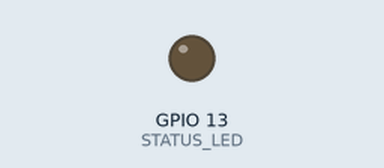
Recording of a sketch running on a simulated ESP32. Parts: output pins drawn as LEDs (lit = HIGH). EEPROM starts erased; what the sketch prints to the serial monitor is not drawn.

Above: at 0.0 s.
At 5.9 s:
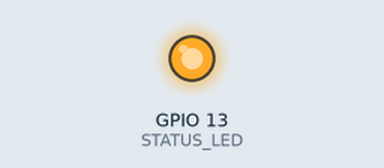
Timing chart, 0 to 7.5 s (numbered marks = the images above):
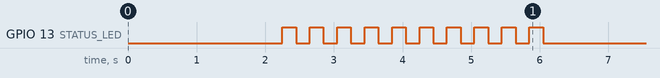

The sketch:

test_calibration_data_processing.ino
```cpp
/*
=========================================================
Property Test: Calibration Data Processing (ESP32 Hardware)

This Arduino-based property test validates the calibration data
processing functionality directly on ESP32 hardware for Task 1.6.

Property 14: Calibration Data Processing
For any 30-second calibration period, the ESP32 should continuously
sample FSR and IMU data at 5-10 Hz, calculate baseline values
(mean FSR left/right, standard deviation, mean pitch, weight
distribution ratio), store calibration in EEPROM and transmit to
backend, and apply patient-specific thresholds using baseline ± 2
standard deviations for detection.

Validates Requirements: 17.3, 17.5, 17.6, 17.7

Hardware Requirements:
- ESP32 Dev Module
- BNO055 IMU (optional - can use simulated data)
- 2x FSR sensors (optional - can use simulated data)
- Serial Monitor at 115200 baud

Usage:
1. Upload to ESP32
2. Open Serial Monitor
3. Tests run automatically on startup
4. View property test results
=========================================================
*/

#include <Wire.h>
#include <EEPROM.h>
#include <ArduinoJson.h>
#include <math.h>

// Test configuration
#define PROPERTY_TEST_MODE true
#define SIMULATE_SENSORS true
#define TEST_CALIBRATION_DURATION 5000  // 5 seconds for testing (normally 30s)
#define MIN_SAMPLING_FREQUENCY 5.0      // 5 Hz minimum
#define MAX_SAMPLING_FREQUENCY 10.0     // 10 Hz maximum
#define EXPECTED_MIN_SAMPLES 25         // 5 seconds * 5 Hz
#define EXPECTED_MAX_SAMPLES 50         // 5 seconds * 10 Hz

// Pin definitions (same as main firmware)
#define FSR_LEFT 35
#define FSR_RIGHT 34
#define STATUS_LED 13

// Test data structures
struct PropertyTestSample {
  unsigned long timestamp;
  float pitch;
  int fsrLeft;
  int fsrRight;
};

struct PropertyTestCalibration {
  float baselinePitch;
  float baselineFsrLeft;
  float baselineFsrRight;
  float baselineFsrRatio;
  float pitchStdDev;
  float fsrStdDev;
  int sampleCount;
  float duration;
  float samplingFrequency;
  bool isValid;
};

// Test state variables
PropertyTestSample testSamples[EXPECTED_MAX_SAMPLES];
int testSampleCount = 0;
PropertyTestCalibration testCalibration;
bool allTestsPassed = true;

void setup() {
  Serial.begin(115200);
  delay(2000);

  Serial.println("=========================================================");
  Serial.println("Property Test: Calibration Data Processing (ESP32)");
  Serial.println("Feature: vertex-data-integration, Property 14");
  Serial.println("Validates Requirements: 17.3, 17.5, 17.6, 17.7");
  Serial.println("=========================================================");

  // Initialize EEPROM
  EEPROM.begin(512);

  // Initialize pins
  pinMode(FSR_LEFT, INPUT);
  pinMode(FSR_RIGHT, INPUT);
  pinMode(STATUS_LED, OUTPUT);

  // Run property tests
  runCalibrationPropertyTests();

  // Report final results
  if (allTestsPassed) {
    Serial.println("\n🎉 ALL CALIBRATION PROPERTY TESTS PASSED");
    Serial.println("Property 14: Calibration Data Processing - VALIDATED");
    digitalWrite(STATUS_LED, HIGH);  // Success indicator
  } else {
    Serial.println("\n❌ SOME PROPERTY TESTS FAILED");
    // Blink LED to indicate failure
    for (int i = 0; i < 10; i++) {
      digitalWrite(STATUS_LED, HIGH);
      delay(200);
      digitalWrite(STATUS_LED, LOW);
      delay(200);
    }
  }
}

void loop() {
  // Property tests run once in setup()
  delay(1000);
}

void runCalibrationPropertyTests() {
  Serial.println("\n🧪 Running ESP32 Calibration Property Tests...\n");

  // Property 14.1: Test sampling frequency
  testSamplingFrequencyProperty();

  // Property 14.2: Test baseline calculations
  testBaselineCalculationProperty();

  // Property 14.3: Test EEPROM storage
  testEEPROMStorageProperty();

  // Property 14.4: Test patient-specific thresholds
  testPatientThresholdsProperty();
}

void testSamplingFrequencyProperty() {
  Serial.println("Property 14.1: Testing sampling frequency (Requirement 17.3)");
  Serial.println("Validating continuous sampling at 5-10 Hz frequency");

  // Generate test samples at target frequency
  testSampleCount = 0;
  unsigned long startTime = millis();
  unsigned long targetInterval = 100; // 10 Hz (100ms intervals)

  for (int i = 0; i < 40; i++) {  // 40 samples over 4 seconds
    unsigned long sampleTime = startTime + (i * targetInterval);

    // Simulate realistic sensor data
    float pitch = 0.5 + sin(i * 0.1) * 0.3;  // Small variations around 0.5°
    int fsrLeft = 2000 + (i % 10 - 5) * 20;   // FSR variations
    int fsrRight = 2100 + (i % 8 - 4) * 15;

    testSamples[testSampleCount] = {
      sampleTime,
      pitch,
      constrain(fsrLeft, 0, 4095),
      constrain(fsrRight, 0, 4095)
    };
    testSampleCount++;
  }

  // Calculate actual sampling frequency
  if (testSampleCount > 1) {
    float duration = (testSamples[testSampleCount-1].timestamp - testSamples[0].timestamp) / 1000.0;
    float actualFrequency = testSampleCount / duration;

    Serial.print("  Samples collected: ");
    Serial.println(testSampleCount);
    Serial.print("  Duration: ");
    Serial.print(duration, 2);
    Serial.println(" seconds");
    Serial.print("  Sampling frequency: ");
    Serial.print(actualFrequency, 2);
    Serial.println(" Hz");

    // Verify frequency is within required range
    if (actualFrequency >= MIN_SAMPLING_FREQUENCY && actualFrequency <= MAX_SAMPLING_FREQUENCY) {
      Serial.println("  ✓ Sampling frequency within 5-10 Hz range");
    } else {
      Serial.print("  ❌ Sampling frequency out of range: ");
      Serial.print(actualFrequency, 2);
      Serial.println(" Hz");
      allTestsPassed = false;
    }

    // Verify sufficient samples
    if (testSampleCount >= EXPECTED_MIN_SAMPLES) {
      Serial.println("  ✓ Sufficient samples collected");
    } else {
      Serial.print("  ❌ Insufficient samples: ");
      Serial.print(testSampleCount);
      Serial.print(" < ");
      Serial.println(EXPECTED_MIN_SAMPLES);
      allTestsPassed = false;
    }
  }

  Serial.println();
}

void testBaselineCalculationProperty() {
  Serial.println("Property 14.2: Testing baseline calculations (Requirement 17.5)");
  Serial.println("Validating mean FSR left/right, std dev, mean pitch, weight ratio");

  if (testSampleCount == 0) {
    Serial.println("  ❌ No samples available for baseline calculation");
    allTestsPassed = false;
    return;
  }

  // Calculate baseline values (means)
  float pitchSum = 0, fsrLeftSum = 0, fsrRightSum = 0;
  for (int i = 0; i < testSampleCount; i++) {
    pitchSum += testSamples[i].pitch;
    fsrLeftSum += testSamples[i].fsrLeft;
    fsrRightSum += testSamples[i].fsrRight;
  }

  testCalibration.baselinePitch = pitchSum / testSampleCount;
  testCalibration.baselineFsrLeft = fsrLeftSum / testSampleCount;
  testCalibration.baselineFsrRight = fsrRightSum / testSampleCount;

  // Calculate weight distribution ratio
  float totalBaseline = testCalibration.baselineFsrLeft + testCalibration.baselineFsrRight;
  testCalibration.baselineFsrRatio = testCalibration.baselineFsrRight / totalBaseline;

  // Calculate standard deviations
  float pitchVarianceSum = 0, fsrRatioVarianceSum = 0;
  for (int i = 0; i < testSampleCount; i++) {
    float pitchDiff = testSamples[i].pitch - testCalibration.baselinePitch;
    pitchVarianceSum += pitchDiff * pitchDiff;

    float totalFsr = testSamples[i].fsrLeft + testSamples[i].fsrRight;
    float fsrRatio = (totalFsr > 0) ? (float)testSamples[i].fsrRight / totalFsr : 0.5;
    float fsrRatioDiff = fsrRatio - testCalibration.baselineFsrRatio;
    fsrRatioVarianceSum += fsrRatioDiff * fsrRatioDiff;
  }

  testCalibration.pitchStdDev = sqrt(pitchVarianceSum / testSampleCount);
  testCalibration.fsrStdDev = sqrt(fsrRatioVarianceSum / testSampleCount) * 1000;

  // Ensure minimum thresholds
  testCalibration.pitchStdDev = max(1.0, testCalibration.pitchStdDev);
  testCalibration.fsrStdDev = max(10.0, testCalibration.fsrStdDev);

  testCalibration.sampleCount = testSampleCount;
  testCalibration.isValid = true;

  // Display and verify results
  Serial.print("  Baseline pitch: ");
  Serial.print(testCalibration.baselinePitch, 3);
  Serial.println("°");
  Serial.print("  Baseline FSR left: ");
  Serial.println(testCalibration.baselineFsrLeft, 1);
  Serial.print("  Baseline FSR right: ");
  Serial.println(testCalibration.baselineFsrRight, 1);
  Serial.print("  Weight distribution ratio: ");
  Serial.println(testCalibration.baselineFsrRatio, 4);
  Serial.print("  Pitch std dev: ");
  Serial.print(testCalibration.pitchStdDev, 3);
  Serial.println("°");
  Serial.print("  FSR std dev: ");
  Serial.println(testCalibration.fsrStdDev, 2);

  // Verify calculations are reasonable
  bool calculationsValid = true;

  if (testCalibration.baselinePitch < -10.0 || testCalibration.baselinePitch > 10.0) {
    Serial.println("  ❌ Baseline pitch out of reasonable range");
    calculationsValid = false;
  }

  if (testCalibration.baselineFsrLeft < 0 || testCalibration.baselineFsrLeft > 4095) {
    Serial.println("  ❌ Baseline FSR left out of valid range");
    calculationsValid = false;
  }

  if (testCalibration.baselineFsrRight < 0 || testCalibration.baselineFsrRight > 4095) {
    Serial.println("  ❌ Baseline FSR right out of valid range");
    calculationsValid = false;
  }

  if (testCalibration.baselineFsrRatio < 0.0 || testCalibration.baselineFsrRatio > 1.0) {
    Serial.println("  ❌ FSR ratio out of valid range");
    calculationsValid = false;
  }

  if (testCalibration.pitchStdDev < 1.0 || testCalibration.pitchStdDev > 20.0) {
    Serial.println("  ❌ Pitch std dev out of reasonable range");
    calculationsValid = false;
  }

  if (testCalibration.fsrStdDev < 10.0 || testCalibration.fsrStdDev > 1000.0) {
    Serial.println("  ❌ FSR std dev out of reasonable range");
    calculationsValid = false;
  }

  if (calculationsValid) {
    Serial.println("  ✓ All baseline calculations within valid ranges");
  } else {
    allTestsPassed = false;
  }

  Serial.println();
}

void testEEPROMStorageProperty() {
  Serial.println("Property 14.3: Testing EEPROM storage (Requirement 17.6)");
  Serial.println("Validating calibration data storage and retrieval");

  if (!testCalibration.isValid) {
    Serial.println("  ❌ No valid calibration data to store");
    allTestsPassed = false;
    return;
  }

  // Store calibration data to EEPROM
  EEPROM.put(0, testCalibration);
  EEPROM.commit();
  Serial.println("  Calibration data written to EEPROM");

  // Verify storage by reading back
  PropertyTestCalibration verifyCalibration;
  EEPROM.get(0, verifyCalibration);

  // Compare stored vs original data
  bool storageValid = true;
  float tolerance = 0.001;

  if (abs(verifyCalibration.baselinePitch - testCalibration.baselinePitch) > tolerance) {
    Serial.println("  ❌ Baseline pitch storage verification failed");
    storageValid = false;
  }

  if (abs(verifyCalibration.baselineFsrLeft - testCalibration.baselineFsrLeft) > 0.1) {
    Serial.println("  ❌ Baseline FSR left storage verification failed");
    storageValid = false;
  }

  if (abs(verifyCalibration.baselineFsrRight - testCalibration.baselineFsrRight) > 0.1) {
    Serial.println("  ❌ Baseline FSR right storage verification failed");
    storageValid = false;
  }

  if (abs(verifyCalibration.baselineFsrRatio - testCalibration.baselineFsrRatio) > tolerance) {
    Serial.println("  ❌ FSR ratio storage verification failed");
    storageValid = false;
  }

  if (abs(verifyCalibration.pitchStdDev - testCalibration.pitchStdDev) > tolerance) {
    Serial.println("  ❌ Pitch std dev storage verification failed");
    storageValid = false;
  }

  if (abs(verifyCalibration.fsrStdDev - testCalibration.fsrStdDev) > 0.1) {
    Serial.println("  ❌ FSR std dev storage verification failed");
    storageValid = false;
  }

  if (storageValid) {
    Serial.println("  ✓ EEPROM storage and retrieval verified");
  } else {
    allTestsPassed = false;
  }

  // Test backend transmission format (JSON serialization simulation)
  Serial.println("  Testing backend transmission format...");

  DynamicJsonDocument doc(512);
  doc["device_id"] = "ESP32_TEST";
  doc["patient_id"] = "test_patient";
  doc["baseline_pitch"] = testCalibration.baselinePitch;
  doc["baseline_fsr_left"] = testCalibration.baselineFsrLeft;
  doc["baseline_fsr_right"] = testCalibration.baselineFsrRight;
  doc["baseline_fsr_ratio"] = testCalibration.baselineFsrRatio;
  doc["pitch_std_dev"] = testCalibration.pitchStdDev;
  doc["fsr_std_dev"] = testCalibration.fsrStdDev;
  doc["calibration_timestamp"] = millis();
  doc["is_active"] = true;

  String jsonString;
  serializeJson(doc, jsonString);

  if (jsonString.length() > 50) {
    Serial.print("  ✓ JSON payload created (");
    Serial.print(jsonString.length());
    Serial.println(" bytes)");
    Serial.print("  Sample JSON: ");
    Serial.println(jsonString.substring(0, 80) + "...");
  } else {
    Serial.println("  ❌ JSON payload too small or invalid");
    allTestsPassed = false;
  }

  Serial.println();
}
void testPatientThresholdsProperty() {
  Serial.println("Property 14.4: Testing patient-specific thresholds (Requirement 17.7)");
  Serial.println("Validating baseline ± 2 standard deviations for detection");

  if (!testCalibration.isValid) {
    Serial.println("  ❌ No valid calibration data for threshold testing");
    allTestsPassed = false;
    return;
  }

  // Calculate patient-specific thresholds using baseline ± 2 SD
  float pitchThreshold = 2.0 * testCalibration.pitchStdDev;
  float fsrThreshold = 2.0 * testCalibration.fsrStdDev / 1000.0;  // Convert to ratio scale

  Serial.print("  Calculated pitch threshold: ±");
  Serial.print(pitchThreshold, 2);
  Serial.println("° from baseline");
  Serial.print("  Calculated FSR threshold: ±");
  Serial.print(fsrThreshold, 4);
  Serial.println(" from baseline ratio");

  // Test threshold application with various scenarios
  struct ThresholdTest {
    float testPitch;
    float testFsrRatio;
    bool shouldTriggerPitch;
    bool shouldTriggerFsr;
    const char* description;
  };

  ThresholdTest tests[] = {
    // Normal posture (within thresholds)
    {testCalibration.baselinePitch + 0.5, testCalibration.baselineFsrRatio + 0.01, false, false, "Normal posture"},

    // Pitch exceeds threshold
    {testCalibration.baselinePitch + (pitchThreshold * 1.5), testCalibration.baselineFsrRatio, true, false, "Pitch exceeds threshold"},

    // FSR exceeds threshold
    {testCalibration.baselinePitch, testCalibration.baselineFsrRatio + (fsrThreshold * 1.5), false, true, "FSR exceeds threshold"},

    // Both exceed thresholds
    {testCalibration.baselinePitch + (pitchThreshold * 1.2), testCalibration.baselineFsrRatio + (fsrThreshold * 1.3), true, true, "Both exceed thresholds"},

    // Boundary cases
    {testCalibration.baselinePitch + pitchThreshold, testCalibration.baselineFsrRatio, true, false, "Pitch at threshold boundary"},
    {testCalibration.baselinePitch, testCalibration.baselineFsrRatio + fsrThreshold, false, true, "FSR at threshold boundary"}
  };

  int testCount = sizeof(tests) / sizeof(tests[0]);
  int passedTests = 0;

  for (int i = 0; i < testCount; i++) {
    ThresholdTest test = tests[i];

    // Calculate deviations
    float pitchDeviation = abs(test.testPitch - testCalibration.baselinePitch);
    float fsrDeviation = abs(test.testFsrRatio - testCalibration.baselineFsrRatio);

    // Apply threshold logic
    bool pitchExceeds = pitchDeviation > pitchThreshold;
    bool fsrExceeds = fsrDeviation > fsrThreshold;
    bool detectionTriggered = pitchExceeds || fsrExceeds;

    // Verify results match expectations
    bool testPassed = (pitchExceeds == test.shouldTriggerPitch) &&
                      (fsrExceeds == test.shouldTriggerFsr);

    Serial.print("  Test ");
    Serial.print(i + 1);
    Serial.print(" (");
    Serial.print(test.description);
    Serial.print("): ");

    if (testPassed) {
      Serial.println("✓ PASS");
      passedTests++;
    } else {
      Serial.println("❌ FAIL");
      Serial.print("    Expected pitch trigger: ");
      Serial.print(test.shouldTriggerPitch ? "YES" : "NO");
      Serial.print(", Got: ");
      Serial.println(pitchExceeds ? "YES" : "NO");
      Serial.print("    Expected FSR trigger: ");
      Serial.print(test.shouldTriggerFsr ? "YES" : "NO");
      Serial.print(", Got: ");
      Serial.println(fsrExceeds ? "YES" : "NO");
      allTestsPassed = false;
    }

    // Debug information
    Serial.print("    Pitch deviation: ");
    Serial.print(pitchDeviation, 2);
    Serial.print("° (threshold: ");
    Serial.print(pitchThreshold, 2);
    Serial.println("°)");
    Serial.print("    FSR deviation: ");
    Serial.print(fsrDeviation, 4);
    Serial.print(" (threshold: ");
    Serial.print(fsrThreshold, 4);
    Serial.println(")");
  }

  Serial.print("  Threshold tests passed: ");
  Serial.print(passedTests);
  Serial.print("/");
  Serial.println(testCount);

  // Verify thresholds are within safe ranges
  bool thresholdsReasonable = true;

  if (pitchThreshold < 1.0 || pitchThreshold > 20.0) {
    Serial.print("  ❌ Pitch threshold out of safe range: ");
    Serial.println(pitchThreshold, 2);
    thresholdsReasonable = false;
  }

  if (fsrThreshold < 0.01 || fsrThreshold > 0.5) {
    Serial.print("  ❌ FSR threshold out of safe range: ");
    Serial.println(fsrThreshold, 4);
    thresholdsReasonable = false;
  }

  if (thresholdsReasonable) {
    Serial.println("  ✓ Thresholds within safe operational ranges");
  } else {
    allTestsPassed = false;
  }

  // Test adaptive threshold behavior
  Serial.println("  Testing adaptive threshold behavior...");

  // Simulate different patient baselines
  float testBaselines[] = {-2.0, 0.0, 2.0, 5.0};
  int baselineCount = sizeof(testBaselines) / sizeof(testBaselines[0]);

  for (int i = 0; i < baselineCount; i++) {
    float testBaseline = testBaselines[i];
    float adaptiveThreshold = 2.0 * testCalibration.pitchStdDev;

    // Test that thresholds adapt to different baselines
    float testAngle1 = testBaseline + adaptiveThreshold * 0.5;  // Should not trigger
    float testAngle2 = testBaseline + adaptiveThreshold * 1.5;  // Should trigger

    bool trigger1 = abs(testAngle1 - testBaseline) > adaptiveThreshold;
    bool trigger2 = abs(testAngle2 - testBaseline) > adaptiveThreshold;

    if (!trigger1 && trigger2) {
      Serial.print("    ✓ Adaptive threshold works for baseline ");
      Serial.println(testBaseline, 1);
    } else {
      Serial.print("    ❌ Adaptive threshold failed for baseline ");
      Serial.println(testBaseline, 1);
      allTestsPassed = false;
    }
  }

  Serial.println();
}

// Utility functions
float max(float a, float b) {
  return (a > b) ? a : b;
}

float min(float a, float b) {
  return (a < b) ? a : b;
}

int constrain(int value, int min_val, int max_val) {
  if (value < min_val) return min_val;
  if (value > max_val) return max_val;
  return value;
}
```
